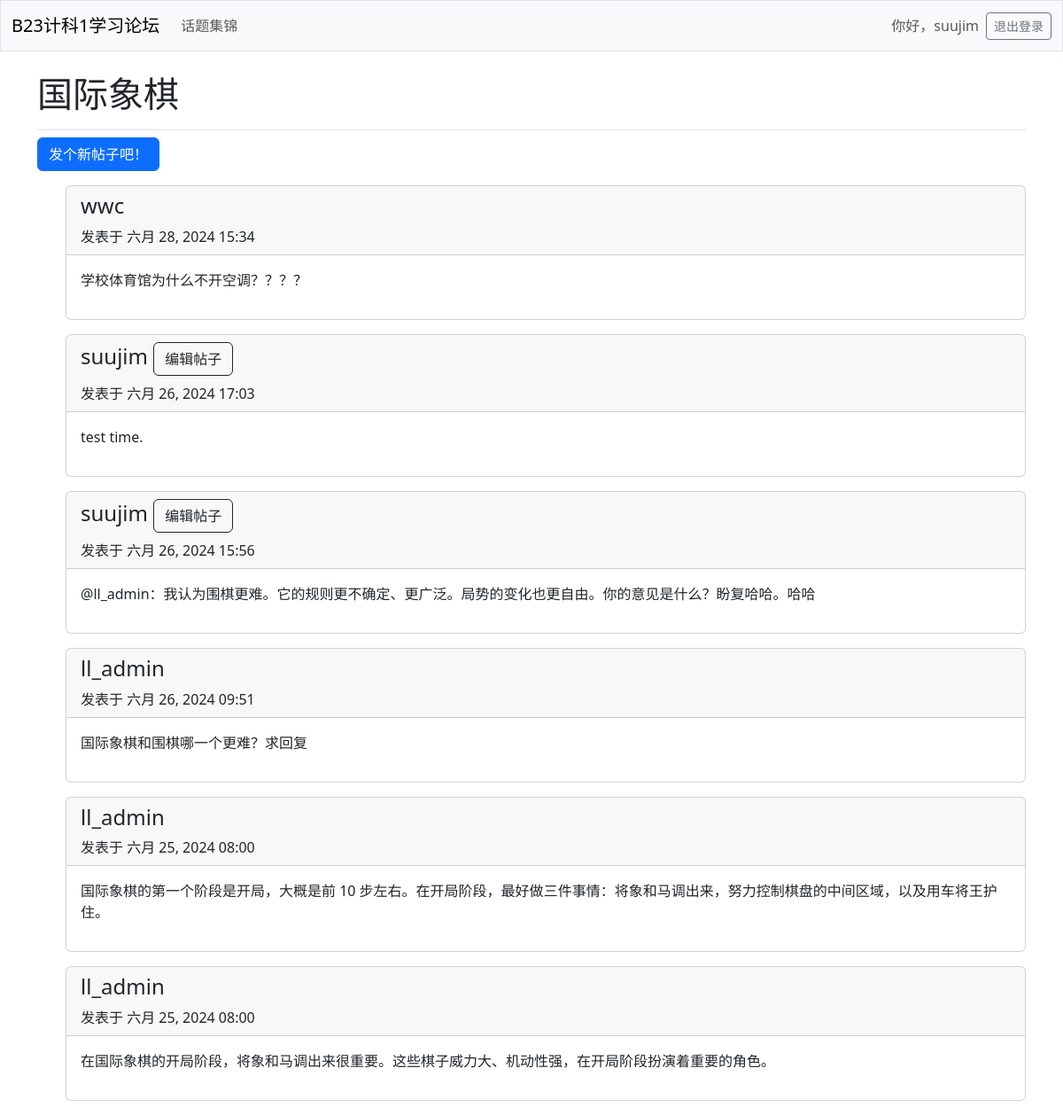
The app's page /topic/1/ (signed in) with its own data.
### learning_logs/models.py (models this page shows, shortened)
class Topic(models.Model): # Model是Django基本类
    text = models.CharField(max_length=200)
    date_added = models.DateTimeField(auto_now_add=True)
    owner = models.ForeignKey(User, on_delete=models.CASCADE)

class Entry(models.Model):
    topic = models.ForeignKey(Topic, on_delete=models.CASCADE)
    text = models.TextField()
    date_added = models.DateTimeField(auto_now_add=True)
    owner = models.ForeignKey(User, on_delete=models.CASCADE)
    class Meta: # 用于管理额外信息
        verbose_name_plural = 'entries' # 表示多个条目，默认会是Entry，不符合英语语法

### learning_logs/views.py (the view)
# urls.py: path('topic/<int:topic_id>/', views.topic, name='topic'),
@login_required
def topic(request, topic_id):
    topic = Topic.objects.get(id=topic_id) # 获取指定id的topic
    entries = topic.entry_set.order_by('-date_added') # 先展示新entry
    context = {'topic': topic, 'entries': entries}
    return render(request, 'learning_logs/topic.html', context)

### learning_logs/templates/learning_logs/topic.html
{% extends 'learning_logs/base.html' %}
{% block page_header %}
  <h1>{{ topic.text }}</h1>
{% endblock page_header %}
{% block content %}
  <p>
    <a class="btn btn-primary" href="{% url 'learning_logs:new_entry' topic.id %}">
      发个新帖子吧！
    </a>
  </p>
  <ul>
    {% for entry in entries %}
      <div class="card mb-3">
        <div class="card-header">
          <h4>
            {{ entry.owner }}
            {% if user == entry.owner %}
            <small>
              <a class="btn btn-outline-dark" href="{% url 'learning_logs:edit_entry' entry.id %}">
                编辑帖子
              </a>
            </small>
          {% endif %}
          </h4>
          发表于 {{ entry.date_added|date:'M d, Y H:i' }}
        </div>
        <div class="card-body">
          {{ entry.text|linebreaks }}
        </div>
      </div>
    {% empty %}
      <p>还没有人聊这个话题喔</p>
    {% endfor %}
{% endblock content %}

### learning_logs/templates/learning_logs/base.html (shortened to what this page needs)
<!doctype html>
<html lang="zh-hans">
  <head>
    {% load django_bootstrap5 %}
    {% bootstrap_css %}
  </head>
  <body>
    <nav class="navbar navbar-expand-md navbar-light bg-light mb-4 border">
      <div class="container-fluid">
        <a class="navbar-brand" href="{% url 'learning_logs:index' %}">
          B23计科1学习论坛
        </a>
        <div class="collapse navbar-collapse" id="navbarCollapse">
          <ul class="navbar-nav me-auto mb-2 mb-md-0">
             <li class="nav-item">
                <a class="nav-link" href="{% url 'learning_logs:topics' %}">
                  话题集锦
                </a>
              </li>
          </ul>
          <ul class="navbar-nav ms-auto mb-2 mb-md-0">
            {% if user.is_authenticated %}
              <li class="nav-item">
                <span class="navbar-text me-2">
                  你好，{{ user.username }}
                </span>
              </li>
            {% endif %}
          </ul>
          {% if user.is_authenticated %}
            <form action="{% url 'accounts:logout' %}" method="post">
              <button name="submit" class="btn btn-outline-secondary btn-sm">
                退出登录
              </button>
            </form>
          {% endif %}
        </div>
      </div>
    </nav>
    <main class="container">
      <div class="pb-2 mb-2 border-bottom">
        {% block page_header %}{% endblock page_header %}
      </div>
      <div>
        {% block content %}{% endblock content %}
      </div>
    </main>
  </body>
</html>

### records on screen
Topic: text "国际象棋"
Entry: owner "wwc", date_added "六月 28, 2024 15:34", text "学校体育馆为什么不开空调？？？？"
Entry: owner "suujim", shows "编辑帖子", date_added "六月 26, 2024 17:03", text "test time."
Entry: owner "suujim", shows "编辑帖子", date_added "六月 26, 2024 15:56", text "@ll_admin：我认为围棋更难。它的规则更不确定、更广泛。局势的变化也更自由。你的意见是什么？盼复哈哈。哈哈"
Entry: owner "ll_admin", date_added "六月 26, 2024 09:51", text "国际象棋和围棋哪一个更难？求回复"
Entry: owner "ll_admin", date_added "六月 25, 2024 08:00", text "国际象棋的第一个阶段是开局，大概是前 10 步左右。在开局阶段，最好做三件事情：将象和马调出来，努力控制棋盘的中间区域，以及用车将王护住。"
Entry: owner "ll_admin", date_added "六月 25, 2024 08:00", text "在国际象棋的开局阶段，将象和马调出来很重要。这些棋子威力大、机动性强，在开局阶段扮演着重要的角色。"

### other values on screen
{{ user.username }} "suujim"
